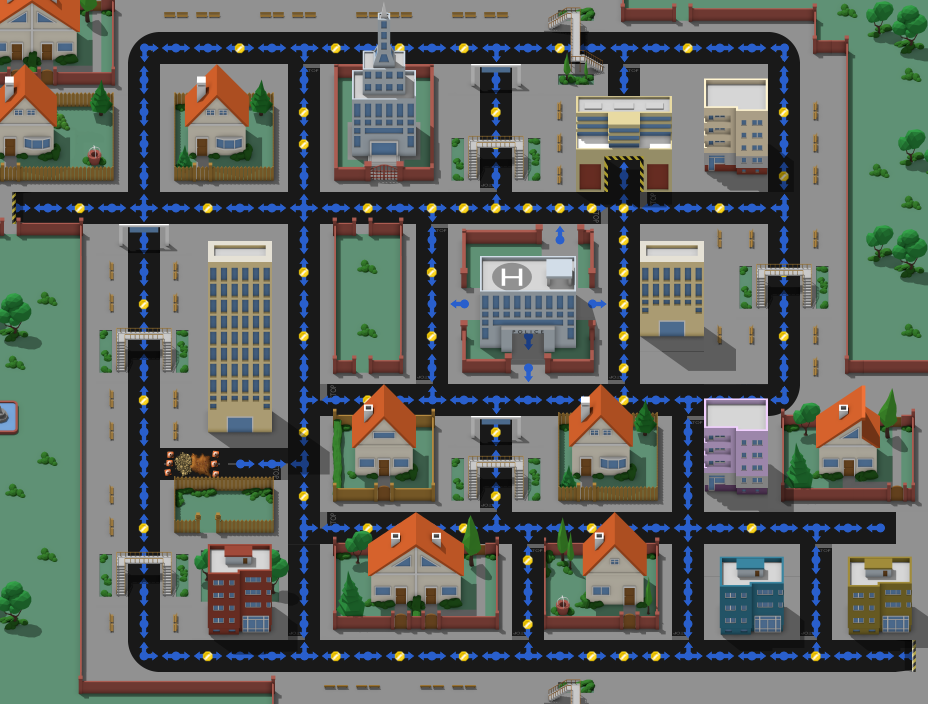

A 2D game scene composited from a Tiled map and its tileset images. What follows is a short description and the map's XML, with each tile layer's data collapsed to a summary:
An orthogonal 29x22 tile map with 32x32 px tiles, 5 tile layers (Background, Path, dots, overlay_strada, ...), 3 tilesets and 12 objects (5x pill, 2x teleport, red_enemy, blue_enemy, green_enemy, ...).

<map version="1.0" orientation="orthogonal" renderorder="right-down" width="29" height="22" tilewidth="32" tileheight="32" nextobjectid="13">
 <tileset firstgid="1" name="metatiles" tilewidth="32" tileheight="32" tilecount="20" columns="5">
  <image source="../img/map/metatiles.png" width="160" height="128" />
  <tile id="0">
   <properties>
    <property name="direction" value="1110" />
   </properties>
  </tile>
  <tile id="1">
   <properties>
    <property name="direction" value="0111" />
   </properties>
  </tile>
  <tile id="2">
   <properties>
    <property name="direction" value="1011" />
   </properties>
  </tile>
  <tile id="3">
   <properties>
    <property name="direction" value="1101" />
   </properties>
  </tile>
  <tile id="4">
   <properties>
    <property name="direction" value="1111" />
   </properties>
  </tile>
  <tile id="5">
   <properties>
    <property name="direction" value="1100" />
   </properties>
  </tile>
  <tile id="6">
   <properties>
    <property name="direction" value="0110" />
   </properties>
  </tile>
  <tile id="7">
   <properties>
    <property name="direction" value="0011" />
   </properties>
  </tile>
  <tile id="8">
   <properties>
    <property name="direction" value="1001" />
   </properties>
  </tile>
  <tile id="9">
   <properties>
    <property name="direction" value="1010" />
   </properties>
  </tile>
  <tile id="10">
   <properties>
    <property name="direction" value="1000" />
   </properties>
  </tile>
  <tile id="11">
   <properties>
    <property name="direction" value="0100" />
   </properties>
  </tile>
  <tile id="12">
   <properties>
    <property name="direction" value="0010" />
   </properties>
  </tile>
  <tile id="13">
   <properties>
    <property name="direction" value="0001" />
   </properties>
  </tile>
  <tile id="14">
   <properties>
    <property name="direction" value="0101" />
   </properties>
  </tile>
  <tile id="15">
   <properties>
    <property name="direction" value="0000" />
    <property name="type" value="solid" />
   </properties>
  </tile>
 </tileset>
 <tileset firstgid="21" name="case" tilewidth="32" tileheight="32" tilecount="616" columns="8">
  <image source="../img/map/casetiles.png" width="256" height="2464" />
 </tileset>
 <tileset firstgid="637" name="strade" tilewidth="32" tileheight="32" tilecount="52" columns="4">
  <image source="../img/map/stradatiles.png" width="128" height="416" />
 </tileset>
 <layer name="Background" width="29" height="22">
  <properties>
   <property name="preRender" value="false" />
  </properties>
  <data>[638 cells, 638 non-empty, 248 distinct tile ids]</data>
 </layer>
 <layer name="Path" width="29" height="22">
  <data>[638 cells, 187 non-empty, 15 distinct tile ids]</data>
 </layer>
 <layer name="dots" width="29" height="22">
  <data>[638 cells, 57 non-empty, 1 distinct tile ids]</data>
 </layer>
 <objectgroup name="Enemies">
  <object id="1" name="enemy" type="red_enemy" gid="18" x="448" y="320" width="32" height="32">
   <properties>
    <property name="behavior" value="random" />
    <property name="delay" value="1000" />
   </properties>
  </object>
  <object id="2" name="enemy" type="blue_enemy" gid="18" x="544" y="256" width="32" height="32">
   <properties>
    <property name="behavior" value="chase" />
    <property name="delay" value="2000" />
    <property name="keepAlive" value="true" />
   </properties>
  </object>
  <object id="3" name="enemy" type="green_enemy" gid="18" x="576" y="320" width="32" height="32">
   <properties>
    <property name="behavior" value="random" />
    <property name="delay" value="2000" />
    <property name="keepAlive" value="true" />
   </properties>
  </object>
  <object id="4" name="enemy" type="magenta_enemy" gid="18" x="512" y="352" width="32" height="32">
   <properties>
    <property name="behavior" value="chase" />
    <property name="keepAlive" value="true" />
   </properties>
  </object>
 </objectgroup>
 <objectgroup name="Entities">
  <object id="5" name="teleport" gid="20" x="0" y="224" width="32" height="32">
   <properties>
    <property name="destination" value="2" />
    <property name="id" value="1" />
   </properties>
  </object>
  <object id="6" name="teleport" gid="20" x="896" y="672" width="32" height="32">
   <properties>
    <property name="destination" value="1" />
    <property name="id" value="2" />
   </properties>
  </object>
  <object id="7" name="player" gid="19" x="480" y="416" width="32" height="32" />
 </objectgroup>
 <objectgroup name="powerup">
  <object id="8" name="pill" gid="17" x="128" y="672" width="32" height="32" />
  <object id="9" name="pill" gid="17" x="768" y="64" width="32" height="32" />
  <object id="10" name="pill" gid="17" x="864" y="544" width="32" height="32" />
  <object id="11" name="pill" gid="17" x="128" y="64" width="32" height="32" />
  <object id="12" name="pill" gid="17" x="480" y="64" width="32" height="32" />
 </objectgroup>
 <layer name="overlay_strada" width="29" height="22">
  <data>[638 cells, 2 non-empty, 2 distinct tile ids]</data>
 </layer>
 <layer name="overlay" width="29" height="22">
  <data>[638 cells, 112 non-empty, 96 distinct tile ids]</data>
 </layer>
</map>
